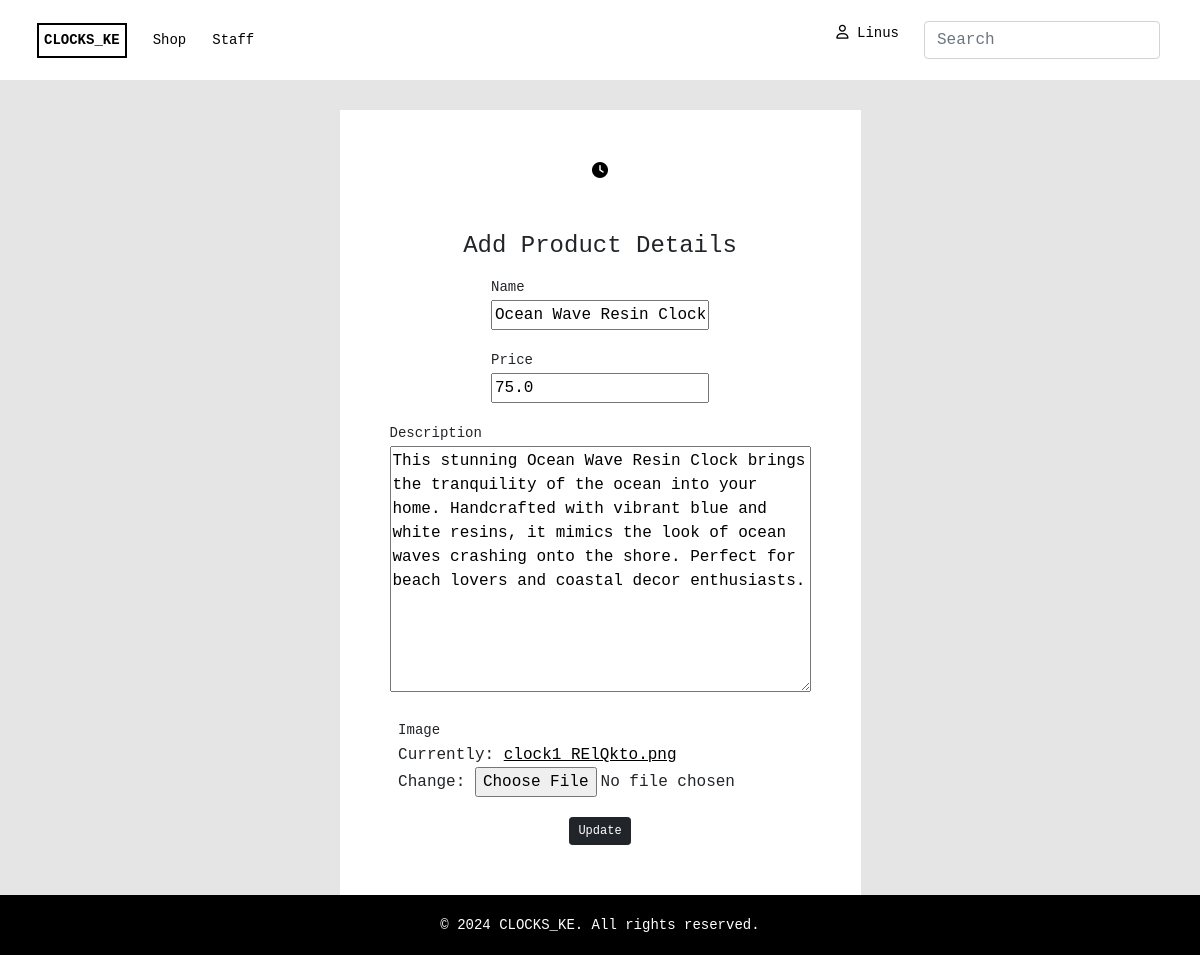
Page /product/edit/1 (signed in) on the committed database.
### store/models.py (models this page shows, shortened)
class CustomUser(AbstractBaseUser, PermissionsMixin):
    email = models.EmailField(max_length=255, unique=True)
    first_name = models.CharField(max_length=255)
    last_name = models.CharField(max_length=255)
    is_active = models.BooleanField(default=True)
    is_staff = models.BooleanField(default=False)
    date_joined = models.DateTimeField(auto_now_add=True)
    objects = CustomUserManager()
    USERNAME_FIELD = 'email'
    REQUIRED_FIELDS = ['first_name', 'last_name']
    def __str__(self):
        return self.email

class Product(models.Model):
    id = models.AutoField(primary_key=True)
    name = models.CharField(max_length=200)
    price = models.FloatField()
    details = models.TextField()
    created_at = models.DateTimeField(auto_now_add=True)
    image = models.ImageField(default='clock1.png')

### store/views.py (the view)
@user_passes_test(staff_check)
def edit_product(request, product_id):
    product = get_object_or_404(Product, id=product_id)
    if request.method == 'POST':
        form = ProductForm(request.POST, request.FILES, instance=product)
        if form.is_valid():
            form.save()
            return JsonResponse({
                'status': 'success',
                'product_id': product_id
            })
        else:
            return JsonResponse({'status': 'error', 'errors': form.errors})
    else:
        form = ProductForm(instance=product)
    return render(request, 'store/edit_product.html', {
        'form': form,
        'product': product,
        'product_id': product_id
    })

### store/forms.py
class ProductForm(forms.ModelForm):
    class Meta:
        model = Product
        fields = ['name', 'price', 'details', 'image']

### store/views.py (called while the page is built)
def staff_check(user):
    return user.is_staff

### store/templates/store/edit_product.html (shortened to what this page needs)
{% extends 'store/index.html' %}{%load static%} {% block content %}
<section class="form-signin">
  <div class="container">
    <form action="/product/edit/{{ product_id }}" method="post" enctype="multipart/form-data" id="productEditForm">
      <div class="mb4">
        <i class="fa-solid fa-clock fa-beat-fade"></i>
      </div>
	  <br>
	  <br>
      <h1 class="h4 mb-3 fw-normal">Add Product Details</h1>
      <div class="form-floating">
        <div>
          <p class="label">Name</p>
          {{form.name}}
        </div>
      </div>
      <div class="form-floating">
        <div>
          <p class="label">Price</p>
          {{form.price}}
        </div>
      </div>
      <div class="form-floating">
        <div>
          <p class="label">Description</p>
          {{form.details}}
        </div>
      </div>
      <div class="form-floating">
        <div>
          <p class="label">Image</p>
          {{form.image}}
        </div>
      </div>
      <button class="btn btn-sm btn-dark" type="submit">Update</button>
    </form>
  </div>
</section>
{% endblock %}

### store/templates/store/index.html (shortened to what this page needs)
{% load static %}
<!DOCTYPE html>
<html lang="en">
<head>
  <link rel="stylesheet" href="{% static 'css/styles.css' %}" />
  <link rel="stylesheet" href="{% static 'css/shop.css' %}" />
  <link rel="stylesheet" href="{% static 'css/product.css' %}" />
  <link rel="stylesheet" href="{% static 'css/checkout.css' %}" />
  <link rel="stylesheet" href="{% static 'css/cart.css' %}" />
  <link rel="stylesheet" href="{% static 'css/signin.css' %}" />
  <link href="https://cdn.jsdelivr.net/npm/bootstrap@5.1.3/dist/css/bootstrap.min.css" rel="stylesheet"
 />
  <link rel="stylesheet" type="text/css"
    href="https://cdnjs.cloudflare.com/ajax/libs/toastr.js/latest/css/toastr.min.css" />
</head>
<body>
  <nav class="navbar custom-navbar navbar-expand-lg bg-body-tertiary">
    <div class="container-fluid">
      <a class="navbar-brand navbar-logo" href="{% url 'store' %}">CLOCKS_KE</a>
      <a class="nav-link" aria-current="page" href="{% url 'shop' %}">Shop</a>
      {% if user.is_staff %}
      <a href="{% url 'admin:index' %}" target="_blank">Staff</a>
      {% else %}
      <a href="{% url 'cart' %}">Cart({{order.get_cart_items}})</a>
      {% endif %}
      <div class="collapse navbar-collapse" id="navbarSupportedContent">
        <div class="end d-flex">
          <div class="user-profile ">
            {% if user.is_authenticated %}
            <a class="logout" href="{% url 'profile'%}">
              <i class="fa-regular fa-user"></i> <span class="d-none d-sm-inline">{{ user.first_name }}</span>
            </a>
            {% endif %}
          </div>
          <form class="d-flex" role="search">
            <input class="form-control me-2 search-input" type="search" placeholder="Search" aria-label="Search">
          </form>
        </div>
      </div>
    </div>
  </nav>
  {% block content %} {% endblock%}
  <section class="footer">
    <div class="footer-content">
      <p>© 2024 CLOCKS_KE. All rights reserved.</p>
    </div>
  </section>
</body>
</html>

### static/css/styles.css (style rules this page uses)
body { font-family: monospace !important; margin: 0; min-height: 100vh; display: flex; flex-direction: column; }
button { cursor: pointer; }
i { color: black; }
a { color: black !important; }
p { font-size: 14px !important; }
.btn { font-size: 12px !important; }
.navbar { position: sticky !important; top: 0 !important; z-index: 1000 !important; background-color: #ffffff !important; }
.custom-navbar { padding: 10px 20px; min-height: 80px; }
.navbar-logo { font-size: 10px; font-weight: bold; border: solid 2px black; padding: 5px; }
.navbar a { text-decoration: none; color: black; font-size: 14px; margin: 5px; }
.navbar .end { display: flex; flex-direction: row; gap: 20px; }
.search-input { height: fit-content !important; }
.footer { margin-top: auto; width: 100%; }
.footer-content { background-color: black; min-height: 60px; color: white; text-align: center; width: 100%; height: 2.5rem; }
.footer-content p { padding-top: 20px; margin: auto 0 auto 0; }

### static/css/signin.css (style rules this page uses)
.form-signin { background-color: #e5e5e5; min-height: 100vh; }
.form-signin .container { display: flex; flex-direction: column; justify-content: center; align-items: center; background-color: #ffffff; max-width: max-content; margin-top: 30px; padding: 50px; }
.form-signin form { display: flex; flex-direction: column; justify-content: center; align-items: center; }
.form-floating { margin-bottom: 20px; }
.label { margin-bottom: 2px; }

### rows in the picture
CustomUser: first_name "Linus"
Product: name "Ocean Wave Resin Clock", price "75.0", details "This stunning Ocean Wave Resin Clock brings the tranquility of the ocean into your home. Handcrafted with vibrant blue and white resins, it mimics the look of ocean waves crashing onto the shore. Perfect for beach lovers and coastal decor enthusiasts."
